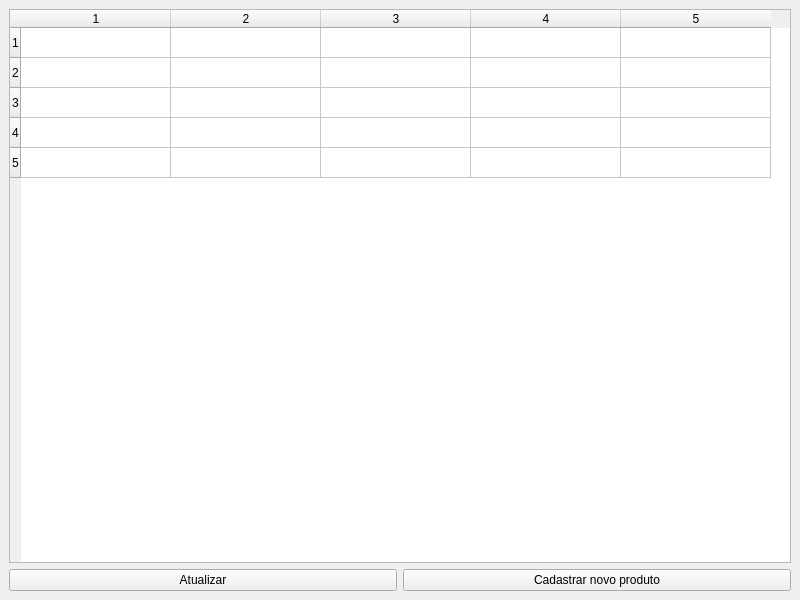
<?xml version="1.0" encoding="UTF-8"?>
<ui version="4.0">
 <class>MainWindow</class>
 <widget class="QMainWindow" name="MainWindow">
  <property name="geometry">
   <rect>
    <x>0</x>
    <y>0</y>
    <width>800</width>
    <height>600</height>
   </rect>
  </property>
  <property name="windowTitle">
   <string>Produtos</string>
  </property>
  <widget class="QWidget" name="centralwidget">
   <layout class="QGridLayout" name="gridLayout">
    <item row="1" column="1">
     <widget class="QPushButton" name="btn_cad">
      <property name="text">
       <string>Cadastrar novo produto</string>
      </property>
     </widget>
    </item>
    <item row="1" column="0">
     <widget class="QPushButton" name="btn_refresh">
      <property name="text">
       <string>Atualizar</string>
      </property>
     </widget>
    </item>
    <item row="0" column="0" colspan="2">
     <widget class="QTableWidget" name="table">
      <property name="gridStyle">
       <enum>Qt::SolidLine</enum>
      </property>
      <property name="sortingEnabled">
       <bool>false</bool>
      </property>
      <property name="rowCount">
       <number>5</number>
      </property>
      <property name="columnCount">
       <number>5</number>
      </property>
      <attribute name="horizontalHeaderVisible">
       <bool>true</bool>
      </attribute>
      <attribute name="horizontalHeaderCascadingSectionResizes">
       <bool>false</bool>
      </attribute>
      <attribute name="horizontalHeaderDefaultSectionSize">
       <number>150</number>
      </attribute>
      <row/>
      <row/>
      <row/>
      <row/>
      <row/>
      <column/>
      <column/>
      <column/>
      <column/>
      <column/>
     </widget>
    </item>
   </layout>
  </widget>
 </widget>
 <resources/>
 <connections/>
</ui>
